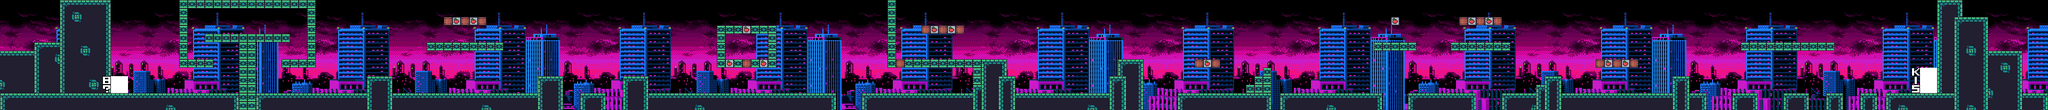

This game map was drawn from its Tiled (.tmx) file and the tilesets committed beside it. A one-line description and the trimmed map source follow:
An orthogonal 240x13 tile map with 16x16 px tiles, 2 tile layers (background, graphics), 2 tilesets and 108 objects.

<map version="1.4" tiledversion="1.4.3" orientation="orthogonal" renderorder="right-down" width="240" height="13" tilewidth="16" tileheight="16" infinite="0" nextlayerid="10" nextobjectid="147">
 <tileset firstgid="1" source="Level2background.tsx" />
 <tileset firstgid="561" source="NinjaFrogAsset.tsx" />
 <layer id="1" name="background" width="240" height="13">
  <data>[3120 cells, 3120 non-empty, 455 distinct tile ids]</data>
 </layer>
 <layer id="2" name="graphics" width="240" height="13">
  <data>[3120 cells, 733 non-empty, 28 distinct tile ids]</data>
 </layer>
 <objectgroup id="3" name="ground">
  <object id="12" x="0" y="176" width="448" height="32" />
  <object id="21" x="480" y="176" width="208" height="32" />
  <object id="27" x="736" y="176" width="272" height="32" />
  <object id="37" x="1088" y="176" width="48" height="32" />
  <object id="53" x="1216" y="176" width="352" height="32" />
  <object id="54" x="3248" y="176" width="48" height="32" />
  <object id="55" x="3344" y="176" width="48" height="32" />
  <object id="57" x="3424" y="176" width="32" height="32" />
  <object id="58" x="3488" y="176" width="32" height="32" />
  <object id="59" x="3536" y="176" width="304" height="32" />
  <object id="73" x="2928" y="176" width="208" height="32" />
  <object id="74" x="3168" y="176" width="32" height="32" />
  <object id="78" x="2816" y="176" width="64" height="32" />
  <object id="89" x="2640" y="176" width="128" height="32" />
  <object id="102" x="1616" y="176" width="208" height="32" />
  <object id="116" x="1904" y="176" width="176" height="32" />
  <object id="129" x="2400" y="176" width="192" height="32" />
  <object id="131" x="800" y="80" width="144" height="16" />
  <object id="132" x="1344" y="48" width="48" height="16" />
  <object id="133" x="1408" y="48" width="48" height="16" />
  <object id="134" x="1376" y="112" width="16" height="16" />
  <object id="135" x="1408" y="112" width="16" height="16" />
  <object id="138" x="1696" y="112" width="192" height="16" />
  <object id="139" x="2576" y="80" width="80" height="16" />
  <object id="140" x="2720" y="80" width="112" height="16" />
  <object id="143" x="2208" y="176" width="176" height="32" />
 </objectgroup>
 <objectgroup id="4" name="fruitbox">
  <object id="30" x="848" y="32" width="16" height="16">
   <properties>
    <property name="orange" value="" />
   </properties>
  </object>
  <object id="31" x="880" y="32" width="16" height="16">
   <properties>
    <property name="cherries" value="" />
   </properties>
  </object>
  <object id="44" x="1360" y="112" width="16" height="16">
   <properties>
    <property name="melon" value="" />
   </properties>
  </object>
  <object id="45" x="1424" y="112" width="16" height="16">
   <properties>
    <property name="orange" value="" />
   </properties>
  </object>
  <object id="52" x="1392" y="48" width="16" height="16">
   <properties>
    <property name="cherries" value="" />
   </properties>
  </object>
  <object id="68" x="3008" y="112" width="16" height="16">
   <properties>
    <property name="melon" value="" />
   </properties>
  </object>
  <object id="69" x="3040" y="112" width="16" height="16">
   <properties>
    <property name="orange" value="" />
   </properties>
  </object>
  <object id="84" x="2608" y="32" width="16" height="16">
   <properties>
    <property name="cherries" value="" />
   </properties>
  </object>
  <object id="85" x="2752" y="32" width="16" height="16">
   <properties>
    <property name="orange" value="" />
   </properties>
  </object>
  <object id="86" x="2784" y="32" width="16" height="16">
   <properties>
    <property name="orange" value="" />
   </properties>
  </object>
  <object id="100" x="1744" y="48" width="16" height="16">
   <properties>
    <property name="orange" value="" />
   </properties>
  </object>
  <object id="101" x="1776" y="48" width="16" height="16">
   <properties>
    <property name="orange" value="" />
   </properties>
  </object>
  <object id="120" x="2256" y="112" width="16" height="16">
   <properties>
    <property name="orange" value="" />
   </properties>
  </object>
 </objectgroup>
 <objectgroup id="5" name="brick">
  <object id="32" x="832" y="32" width="16" height="16" />
  <object id="33" x="864" y="32" width="16" height="16" />
  <object id="34" x="896" y="32" width="16" height="16" />
  <object id="46" x="1392" y="112" width="16" height="16" />
  <object id="70" x="2992" y="112" width="16" height="16" />
  <object id="71" x="3024" y="112" width="16" height="16" />
  <object id="72" x="3056" y="112" width="16" height="16" />
  <object id="81" x="2736" y="32" width="16" height="16" />
  <object id="82" x="2768" y="32" width="16" height="16" />
  <object id="83" x="2800" y="32" width="16" height="16" />
  <object id="96" x="1680" y="112" width="16" height="16" />
  <object id="97" x="1728" y="48" width="16" height="16" />
  <object id="98" x="1760" y="48" width="16" height="16" />
  <object id="99" x="1792" y="48" width="16" height="16" />
  <object id="118" x="2240" y="112" width="16" height="16" />
  <object id="119" x="2272" y="112" width="16" height="16" />
 </objectgroup>
 <objectgroup id="6" name="groundobject">
  <object id="2" x="209.957" y="169" width="30.087" height="6.95652" />
  <object id="3" x="208.25" y="-0.5" width="1.75" height="175.75" />
  <object id="13" x="336" y="0" width="16" height="128" />
  <object id="14" x="576" y="0" width="16" height="128" />
  <object id="15" x="384" y="64" width="160" height="16" />
  <object id="16" x="352" y="112" width="48" height="16" />
  <object id="17" x="448" y="80" width="32" height="128" />
  <object id="18" x="528" y="112" width="48" height="16" />
  <object id="19" x="352" y="0" width="224" height="16" />
  <object id="22" x="688" y="144" width="48" height="64" />
  <object id="28" x="1008" y="144" width="48" height="64" />
  <object id="38" x="1168" y="144" width="48" height="64" />
  <object id="60" x="3264" y="80" width="176" height="16" />
  <object id="75" x="3136" y="144" width="32" height="64" />
  <object id="76" x="2896" y="144" width="32" height="64" />
  <object id="77" x="2880" y="160" width="16" height="48" />
  <object id="93" x="1664" y="0" width="16" height="128" />
  <object id="107" x="1824" y="128" width="64" height="80" />
  <object id="108" x="1888" y="144" width="16" height="64" />
  <object id="114" x="2080" y="144" width="16" height="64" />
  <object id="115" x="2096" y="112" width="48" height="96" />
  <object id="136" x="1344" y="64" width="16" height="64" />
  <object id="137" x="1440" y="64" width="16" height="64" />
  <object id="144" x="2336" y="160" width="16" height="16" />
  <object id="145" x="2352" y="144" width="16" height="32" />
  <object id="146" x="2368" y="128" width="16" height="48" />
 </objectgroup>
 <objectgroup id="7" name="finish">
  <object id="5" x="3590.06" y="167.063" width="35.9375" height="8.875" />
  <object id="6" x="3593.94" y="163" width="28.0625" height="4.125" />
  <object id="7" x="3601.97" y="152.031" width="12.0313" height="11.0313" />
  <object id="8" x="3593" y="149" width="30" height="3" />
  <object id="9" x="3583.94" y="129.938" width="48.125" height="19" />
  <object id="10" x="3591.06" y="127.938" width="33.875" height="2" />
  <object id="130" x="3632" y="0" width="208" height="176" />
 </objectgroup>
 <objectgroup id="8" name="rino">
  <object id="20" x="592" y="160" width="16" height="16" />
  <object id="25" x="800" y="160" width="16" height="16" />
  <object id="26" x="928" y="160" width="16" height="16" />
  <object id="63" x="3104" y="160" width="16" height="16" />
  <object id="67" x="2944" y="160" width="16" height="16" />
  <object id="92" x="1760" y="160" width="16" height="16" />
  </objectgroup>
 <objectgroup id="9" name="turtle">
  <!-- 10 objects omitted --></objectgroup>
</map>
<!-- 14 of 108 objects omitted -->